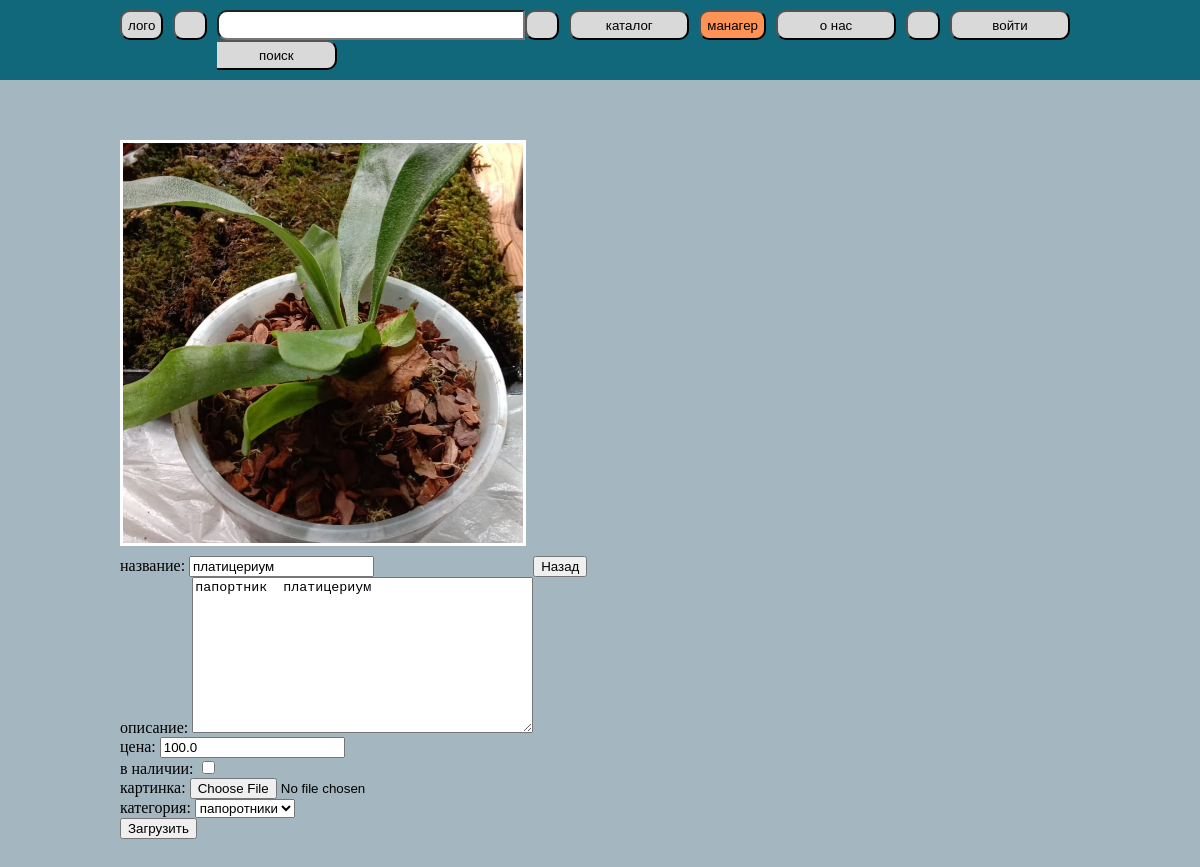
Screenshot of /manage/update/2/ with the database file from the repository.
### bazaapp/models.py (models this page shows, shortened)
class Product(models.Model):
    title = models.CharField(max_length=20)
    tekst = models.TextField()
    price = models.FloatField(default = 0.0)
    data_create = models.DateTimeField(auto_now_add = True)
    vnalicii = models.BooleanField()
    image = models.ImageField(null = True, upload_to='images')
    category = models.ForeignKey(Category, on_delete=models.CASCADE)

### bazaapp/views.py (the view)
# urls.py: path('manage/update/<int:pk>/', ProductUpdate.as_view(), name= 'product_update'),
class ProductUpdate(UpdateView):
    form_class = ProductForm
    model = Product
    template_name = 'product_edit.html'

### bazaapp/forms.py
class ProductForm(forms.ModelForm):
    class Meta:
        model = Product
        fields = ['title', 'tekst', 'price', 'vnalicii', 'image', 'category']
        labels = {
            'title': 'название',
            'tekst': 'описание',
            'price': 'цена',
            'vnalicii': 'в наличии',
            'image': 'картинка',
            'category': 'категория'
        }
        widgets = {
            'image': forms.FileInput(),
        }

### bazaapp/models.py (called while the page is built)
    def __str__(self):
        return f'{self.namecat}'

### templates/product_edit.html (shortened to what this page needs)
{% extends 'flatpages/default.html' %}
{% block 6 %}<button class="buttonactive">манагер</button> {% endblock 6 %}
{% block content %}
<div class="products">
<div class="container">
    <div class="item_product2"><div class="item_product"><div class="image" style="background-image: url(/media/{{ product.image }})"></div></div></div>
    <div class="products-content">
<form method="post" enctype="multipart/form-data">
   {{ form.as_p }}
  <button type="submit">Загрузить</button>
</form>
<form action="{{request.META.HTTP_REFERER}}"><button>Назад</button></form>
    </div>
</div>
</div>
{% endblock content %}

### static/css/styles2.css (style rules this page uses)
body { margin: 0px; padding: 0px; background-color: #A4B6C0; }
p { margin: 0px; padding: 0px; }
.container { width: 80%; margin: 0px auto; }
nav button { border-radius: 10px; width: 120px; height: 30px; background-color: #D9D9D9; margin: 0px 10px 0px 0px; }
.buttonactive { background-color: #FF9255; }
.products { padding: 50px 0; }
.products-content { display: flex; flex-wrap: wrap; justify-content: flex-start; }
.products .image { width:200px; height:200px; background-size: cover; background-position: center center; background-repeat: no-repeat; border: 3px solid #ffffff; }
.item_product2 { padding: 10px 0; }
.item_product { display: flex; flex-wrap: wrap; justify-content: flex-start; }
.item_product .image { width:400px; height:400px; background-size: cover; background-position: center center; background-repeat: no-repeat; border: 3px solid #ffffff; }

### rows the page displays
Product: image (picture), title "платицериум", tekst "папортник платицериум", price "100.0", category "папоротники"
